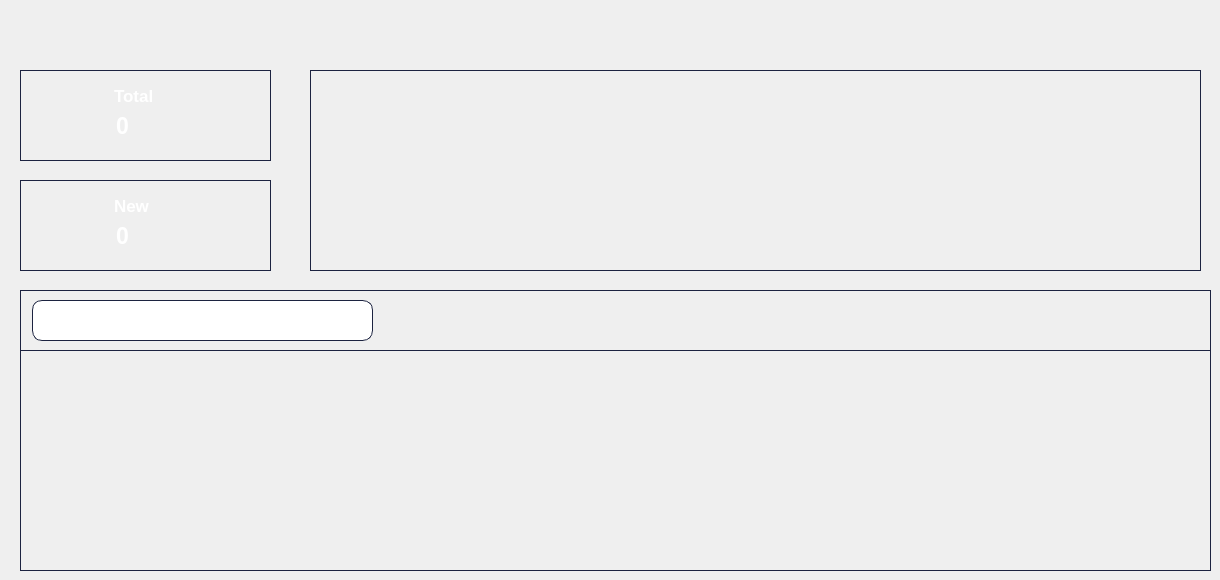
     <widget class="QWidget" name="materielMain">
      <widget class="QTableView" name="tabMaterial">
       <property name="geometry">
        <rect>
         <x>20</x>
         <y>350</y>
         <width>1191</width>
         <height>221</height>
        </rect>
       </property>
       <property name="styleSheet">
        <string notr="true">QLineEdit {
	line-height: 1;
    color: #e9e6e6;
    background-color: #2b2e4c;
    background-clip: padding-box;
	border-radius: 2px;	
	border: 1px solid #414561;
    font-weight: 400;
	font-size: 16px;
    padding: 0.875rem 1.375rem;
	color: #ffffff;
}

QPushButton {
	font-weight: 600;
	text-align: center;
    vertical-align: middle;
   	background-color: transparent;
    border: 1px solid transparent;
	color: #6640b2;
    border-color: #6640b2;
}

QPushButton:hover {
    background-color: #6640b2;
	color: #ffffff;
	font-weight: 600;
}
QPushButton:pressed {
    background-color: #6640b2;
	color: #ffffff;
	font-weight: 600;
}


QTableView{
	background-color: transparent;
	gridline-color: #1c2340;
	color: #ffffff;
	alternate-background-color: #1d1a36;
	border : 1px solid #1c2340;
}
QTableView::item:focus
{
  	background-color: #2e3657;
	font-weight: 500;
}
QTableView::item
{
   text-align: center;
}

QHeaderView {
	background-color: #292443;
 }
QHeaderView::section {
	spacing: 10px;
 	background-color: #292443;
	color: #929292;
	margin: 1px;
	border: 0;
 	text-align: center;
  	font-family: arial;
	font-size: 12px;
	padding: 8px 0px 5px 0px;
 }

QTableView QTableCornerButton::section {
    background-color: #292443;
}
</string>
       </property>
      </widget>
      <widget class="QPushButton" name="btnAddHomeMat">
       <property name="geometry">
        <rect>
         <x>1160</x>
         <y>310</y>
         <width>41</width>
         <height>31</height>
        </rect>
       </property>
       <property name="styleSheet">
        <string notr="true">QPushButton {
	font-weight: 500;
	text-align: center;
    vertical-align: middle;
	background-color: transparent;
	padding: 5px 5px 5px 5px;
    color: #fff;
	font-size: 11px;
	border : 0;
	border-right: 3px solid transparent;
 	background-position: center top;
    background-repeat: no-repeat;
    background-origin: content;
    background-image: url(&quot;:/icons/menu/Home/plus.png&quot;);
}

QPushButton:hover {
	color: #ffffff;
	font-weight: 500;
	background-image: url(&quot;:/icons/menu/Home/plus-hover.png&quot;);
}</string>
       </property>
       <property name="text">
        <string/>
       </property>
      </widget>
      <widget class="QLabel" name="label_68">
       <property name="geometry">
        <rect>
         <x>20</x>
         <y>70</y>
         <width>251</width>
         <height>91</height>
        </rect>
       </property>
       <property name="styleSheet">
        <string notr="true">QLabel {
	border : 1px solid #1c2340;
}</string>
       </property>
       <property name="text">
        <string/>
       </property>
      </widget>
      <widget class="QLabel" name="label_69">
       <property name="geometry">
        <rect>
         <x>50</x>
         <y>312</y>
         <width>31</width>
         <height>21</height>
        </rect>
       </property>
       <property name="styleSheet">
        <string notr="true">QLabel {
 	background-position: center top;
    background-repeat: no-repeat;
    background-origin: content;
    background-image: url(&quot;:/icons/menu/admin/personnel/search.png&quot;);
}
</string>
       </property>
       <property name="text">
        <string/>
       </property>
      </widget>
      <widget class="QPushButton" name="btnBackHomeMat">
       <property name="geometry">
        <rect>
         <x>1120</x>
         <y>10</y>
         <width>81</width>
         <height>41</height>
        </rect>
       </property>
       <property name="styleSheet">
        <string notr="true">QPushButton {
	font-weight: 500;
	text-align: center;
    vertical-align: middle;
	background-color: transparent;
	padding: 0px 15px 15px 20px;
    color: #fff;
	font-size: 11px;
	border : 0;
	border-right: 3px solid transparent;
 	background-position: center top;
    background-repeat: no-repeat;
    background-origin: content;
    background-image: url(&quot;:/icons/menu/admin/personnel/form/back.png&quot;);
}

QPushButton:hover{
    background-image: url(&quot;:/icons/menu/admin/personnel/form/back-hover.png&quot;);
}</string>
       </property>
       <property name="text">
        <string/>
       </property>
      </widget>
      <widget class="QLabel" name="label_70">
       <property name="geometry">
        <rect>
         <x>20</x>
         <y>180</y>
         <width>251</width>
         <height>91</height>
        </rect>
       </property>
       <property name="styleSheet">
        <string notr="true">QLabel {
	border : 1px solid #1c2340;
}</string>
       </property>
       <property name="text">
        <string/>
       </property>
      </widget>
      <widget class="QLabel" name="MaterialTotal">
       <property name="geometry">
        <rect>
         <x>100</x>
         <y>110</y>
         <width>161</width>
         <height>31</height>
        </rect>
       </property>
       <property name="styleSheet">
        <string notr="true">QLabel {
	font-weight: 1000;
	text-align: center;
    vertical-align: middle;
	background-color: transparent;
    color: #fff;
	font-size: 23px;
	border : 0;
 	padding: 0px 0px 0px 10px;
}</string>
       </property>
       <property name="text">
        <string>0</string>
       </property>
      </widget>
      <widget class="QLabel" name="label_71">
       <property name="geometry">
        <rect>
         <x>40</x>
         <y>80</y>
         <width>71</width>
         <height>61</height>
        </rect>
       </property>
       <property name="styleSheet">
        <string notr="true">QLabel {
	padding: 10px 15px 15px 0px;
	text-align: center;
    vertical-align: middle;
	background-color: transparent;
	border : 0;
 	background-position: center top;
    background-repeat: no-repeat;
    background-origin: content;
    background-image: url(&quot;:/icons/menu/Home/Four/truck.png&quot;);
}
</string>
       </property>
       <property name="text">
        <string/>
       </property>
      </widget>
      <widget class="QLabel" name="label_72">
       <property name="geometry">
        <rect>
         <x>100</x>
         <y>220</y>
         <width>161</width>
         <height>31</height>
        </rect>
       </property>
       <property name="styleSheet">
        <string notr="true">QLabel {
	font-weight: 1000;
	text-align: center;
    vertical-align: middle;
	background-color: transparent;
    color: #fff;
	font-size: 23px;
	border : 0;
 	padding: 0px 0px 0px 10px;
}</string>
       </property>
       <property name="text">
        <string>0</string>
       </property>
      </widget>
      <widget class="QLabel" name="statBox_3">
       <property name="geometry">
        <rect>
         <x>310</x>
         <y>70</y>
         <width>891</width>
         <height>201</height>
        </rect>
       </property>
       <property name="styleSheet">
        <string notr="true">QLabel {
	border : 1px solid #1c2340;
}</string>
       </property>
       <property name="text">
        <string/>
       </property>
      </widget>
      <widget class="QLabel" name="label_73">
       <property name="geometry">
        <rect>
         <x>20</x>
         <y>290</y>
         <width>1191</width>
         <height>61</height>
        </rect>
       </property>
       <property name="styleSheet">
        <string notr="true">QLabel {
	border : 1px solid #1c2340;
}</string>
       </property>
       <property name="text">
        <string/>
       </property>
      </widget>
      <widget class="QLineEdit" name="lineEdit_5">
       <property name="geometry">
        <rect>
         <x>32</x>
         <y>300</y>
         <width>341</width>
         <height>41</height>
        </rect>
       </property>
       <property name="styleSheet">
        <string notr="true">QLineEdit {
	border : 1px solid #1c2340;
	padding: 5px 5px 5px 55px;
	color: #ffffff;
	border-radius: 10px;	
}</string>
       </property>
       <property name="text">
        <string/>
       </property>
      </widget>
      <widget class="QLabel" name="label_74">
       <property name="geometry">
        <rect>
         <x>100</x>
         <y>80</y>
         <width>71</width>
         <height>31</height>
        </rect>
       </property>
       <property name="styleSheet">
        <string notr="true">QLabel {
	font-weight: 1000;
	text-align: center;
    vertical-align: middle;
	background-color: transparent;
    color: #fff;
	font-size: 17px;
	border : 0;
 	padding: 0px 0px 0px 10px;
}</string>
       </property>
       <property name="text">
        <string>Total</string>
       </property>
      </widget>
      <widget class="QLabel" name="label_75">
       <property name="geometry">
        <rect>
         <x>40</x>
         <y>190</y>
         <width>71</width>
         <height>61</height>
        </rect>
       </property>
       <property name="styleSheet">
        <string notr="true">QLabel {
	padding: 10px 15px 15px 0px;
	text-align: center;
    vertical-align: middle;
	background-color: transparent;
	border : 0;
 	background-position: center top;
    background-repeat: no-repeat;
    background-origin: content;
    background-image: url(&quot;:/icons/menu/Home/Four/truck2.png&quot;);
}
</string>
       </property>
       <property name="text">
        <string/>
       </property>
      </widget>
      <widget class="QLabel" name="label_76">
       <property name="geometry">
        <rect>
         <x>100</x>
         <y>190</y>
         <width>71</width>
         <height>31</height>
        </rect>
       </property>
       <property name="styleSheet">
        <string notr="true">QLabel {
	font-weight: 1000;
	text-align: center;
    vertical-align: middle;
	background-color: transparent;
    color: #fff;
	font-size: 17px;
	border : 0;
 	padding: 0px 0px 0px 10px;
}</string>
       </property>
       <property name="text">
        <string>New</string>
       </property>
      </widget>
      <zorder>label_73</zorder>
      <zorder>lineEdit_5</zorder>
      <zorder>tabMaterial</zorder>
      <zorder>btnAddHomeMat</zorder>
      <zorder>label_68</zorder>
      <zorder>label_69</zorder>
      <zorder>btnBackHomeMat</zorder>
      <zorder>label_70</zorder>
      <zorder>MaterialTotal</zorder>
      <zorder>label_71</zorder>
      <zorder>label_72</zorder>
      <zorder>statBox_3</zorder>
      <zorder>label_74</zorder>
      <zorder>label_75</zorder>
      <zorder>label_76</zorder>
     </widget>
